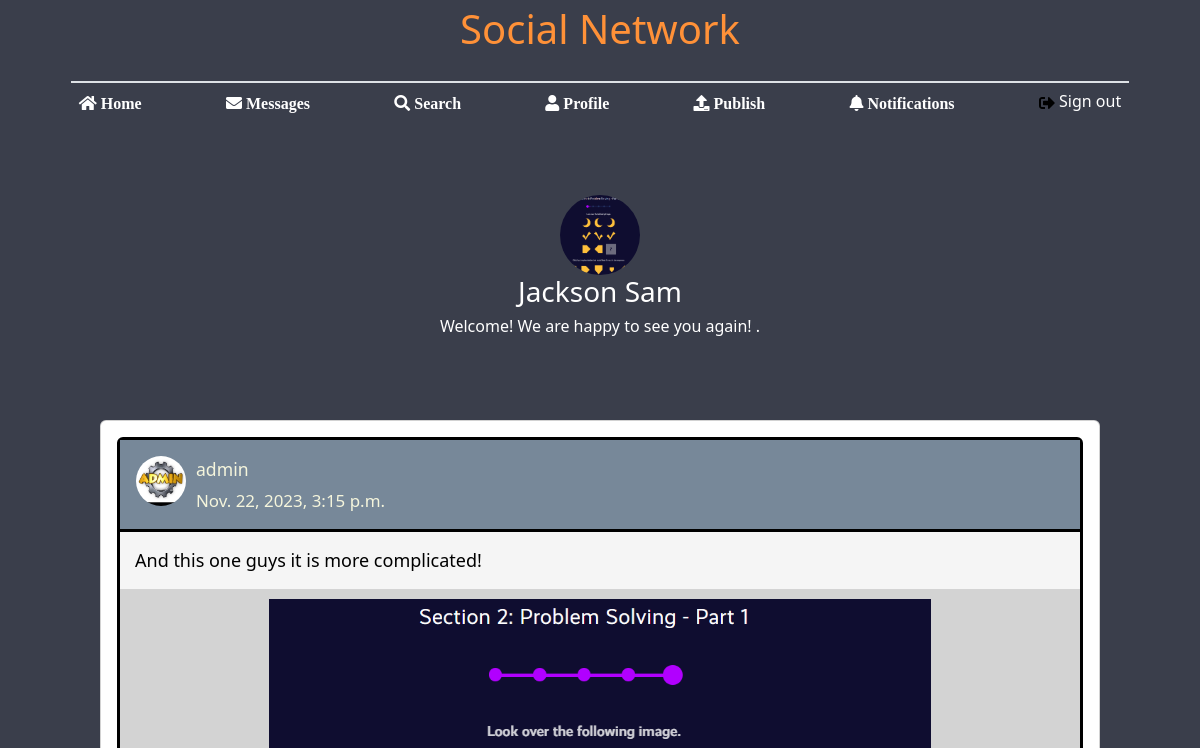
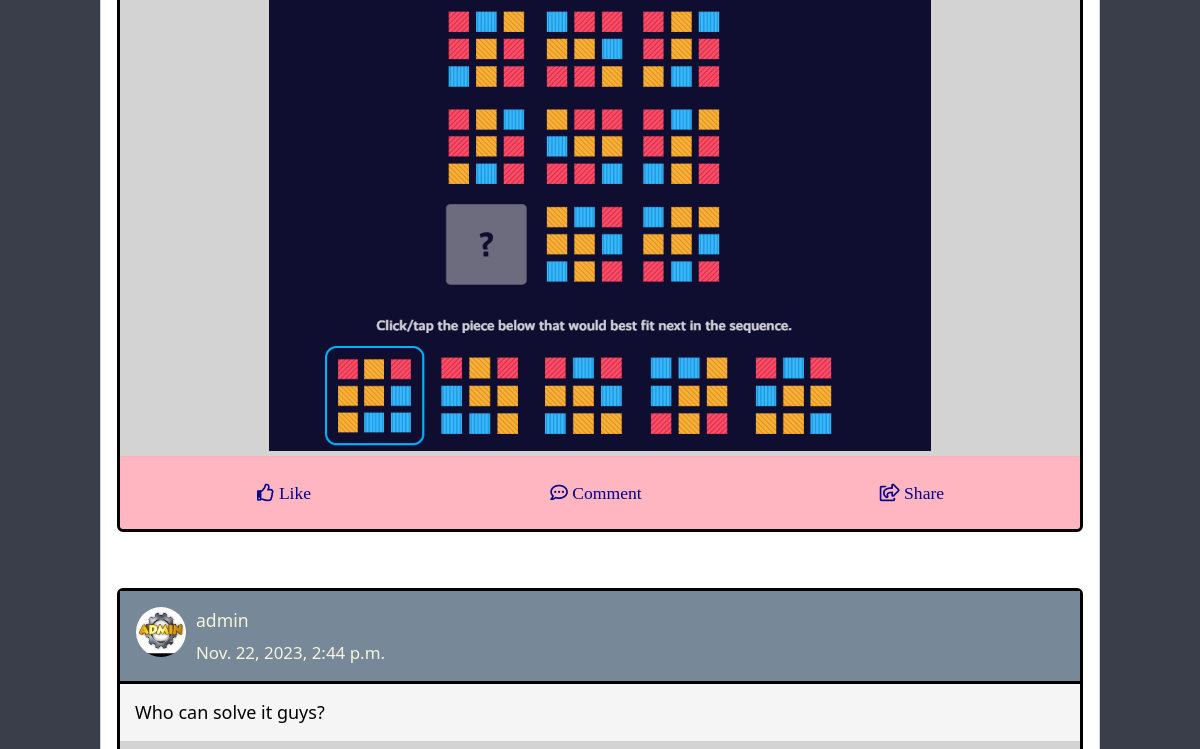
Before: / (signed in, upper part) with the older database file (2 pictures, top to bottom).
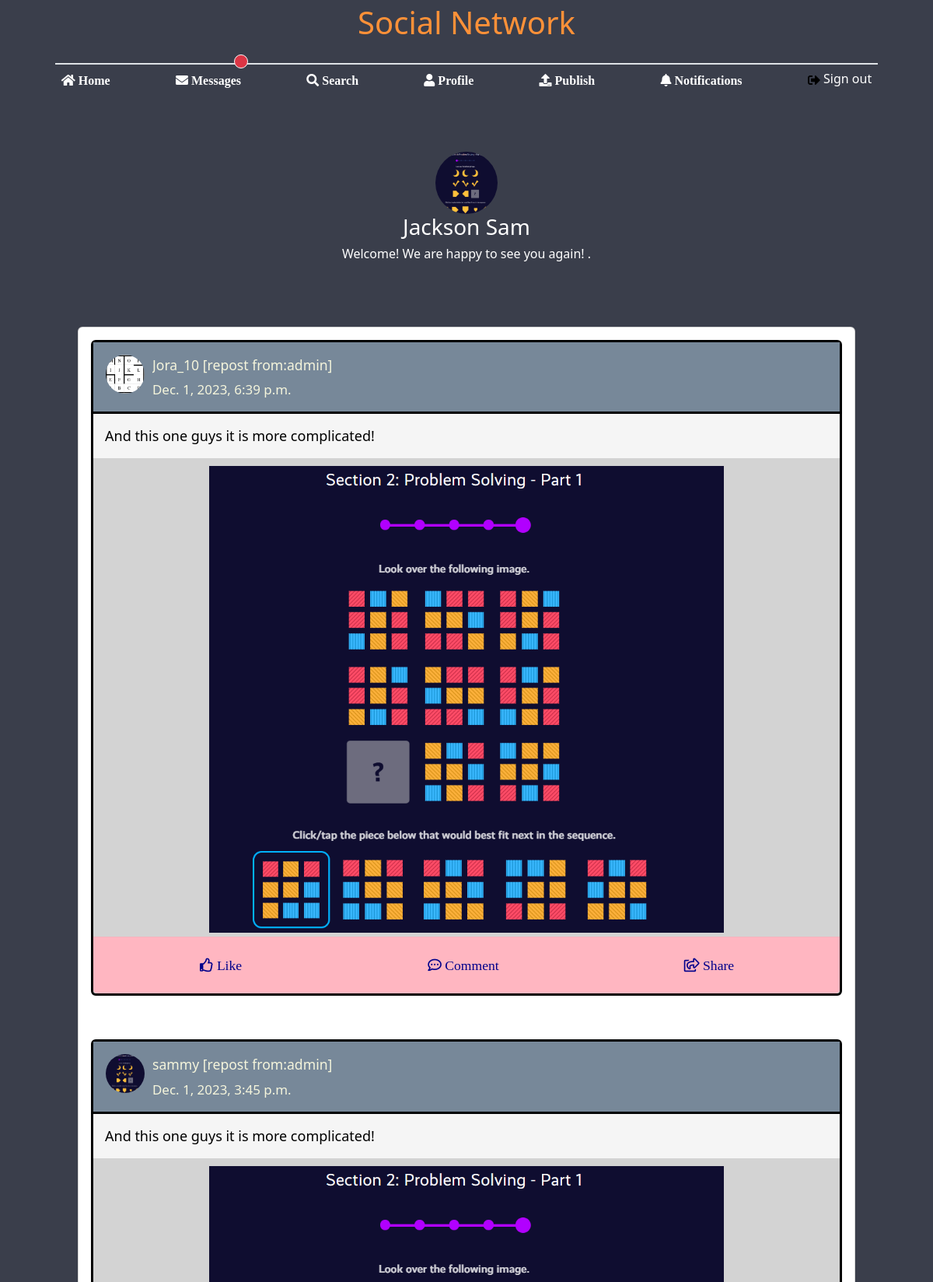
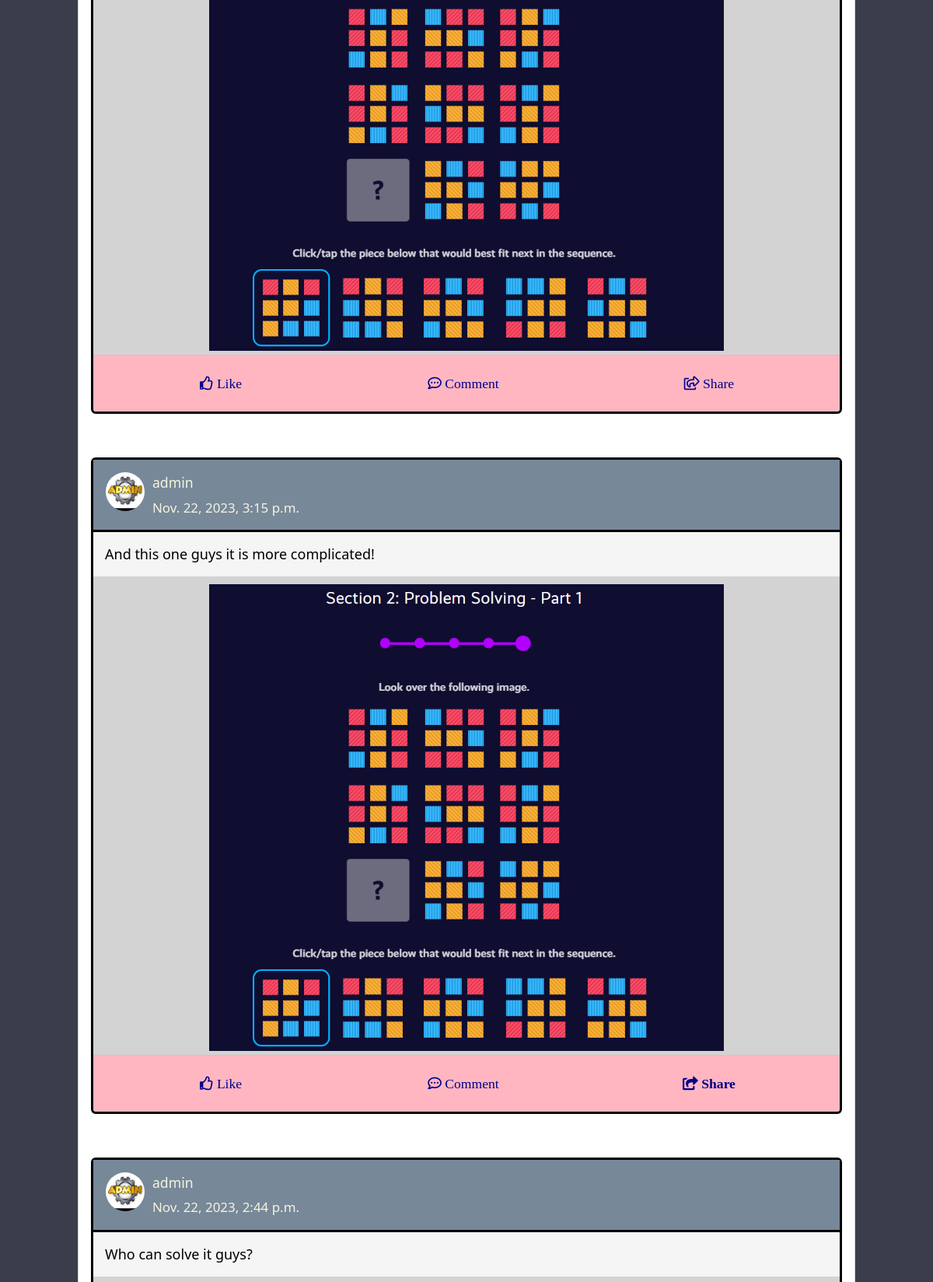
After: the same page with the newer database file (2 pictures, top to bottom).
### base/models.py (models this page shows)
class ProfileInfo(models.Model):
    degree = models.CharField(max_length=100, null=True, blank=True, default='')
    workplace = models.CharField(max_length=100, null=True, blank=True, default='')
    age = models.IntegerField(null=True, blank=True)
    address = models.CharField(max_length=100, null=True, blank=True, default='')
    user = models.OneToOneField(User, on_delete=models.CASCADE)
    profile_image = models.FileField(upload_to='profile_images/', null=True, blank=True, default='/profile_images/default.png')

class Media(models.Model):
    owner = models.ForeignKey(User, on_delete=models.CASCADE, related_name='owner')
    reposter = models.ForeignKey(User, on_delete=models.CASCADE, related_name='reposter')
    media = models.FileField(upload_to='publications',null=True, blank=True)
    description = models.TextField()
    upload_date = models.DateTimeField()

### base/views.py (the view, shortened to what this page needs)
# urls.py: path('', views.index, name='index'),
def index(request):
    if request.user.is_authenticated:
        current_user = request.user
        medias = None
        if (Media.objects.exists()):
            medias = Media.objects.all().order_by("-upload_date")[:20]
        return render(request, 'index.html',
            {'user': current_user,
            'medias': collector(request, medias), 'friend_names': get_friend_names(request.user),
            'has_unread_message': has_unread_message(current_user), 'has_unreplied_request': has_unreplied_request(current_user)})
    else:
        return redirect('login')

### templates/index.html (shortened to what this page needs)
{% load static %}
<!DOCTYPE html>
<html lang="en">
<head>
    <link rel="stylesheet" href="{% static 'index.css' %}">
    <link rel="stylesheet" href="{% static 'requests.css' %}">
    <link rel="stylesheet" href="https://cdnjs.cloudflare.com/ajax/libs/font-awesome/5.15.3/css/all.min.css" />
    <link rel="stylesheet" href="https://cdn.jsdelivr.net/npm/bootstrap@5.3.0-alpha1/dist/css/bootstrap.min.css">
</head>
<body class="d-flex flex-column min-vh-100" style="background: #3A3E4B;">
    <h1 class="d-none d-lg-block"
    style="text-align: center; color: #FF9138; margin-top: 5px; margin-bottom: -30px">Social Network</h1>
    <header>
        <nav>
            <div class="navbar navbar-expand-lg pt-4">
                <div class="container-fluid">
                    <div class="collapse navbar-collapse justify-content-center" id="navbarSupportedContent">
                        <ul id="nav-length" class="navbar-nav justify-content-between border-top border-2 text-center">
                            <li class="nav-item">
                                <a href="" id="home" class="nav-link border-hover py-3 text-white"><i class="fa fa-home" aria-hidden="true"> Home</i></a>
                            </li>
                            <li class="nav-item">
                                {% if has_unread_message == False %}
                                    <a href="chatting" id="message" class="nav-link border-hover py-3 text-white"><i class="fa fa-envelope" aria-hidden="true"
                                    id="message_icon"> Messages</i></a>
                                {% else %}
                                    <a href="chatting" id="message" class="nav-link border-hover py-3 text-white"><i class="fa fa-envelope" aria-hidden="true"
                                    id="message_icon"> Messages<span class="position-absolute top-0 start-95 translate-middle p-2 bg-danger border border-light rounded-circle"></span></i></a>
                                {% endif %}
                            </li>
                            <li class="nav-item">
                                <a href="people" id="search" class="nav-link border-hover py-3 text-white"><i class="fa fa-search" aria-hidden="true"> Search</i></a>
                            </li>
                            <li class="nav-item">
                                <a href="/profile/{{user}}" id="profile" class="nav-link border-hover py-3 text-white"><i class="fas fa-user"> Profile</i></a>
                            </li>
                            <li class="nav-item">
                                <a href="upload" id="publish" class="nav-link border-hover py-3 text-white"><i class="fa fa-upload" aria-hidden="true"> Publish</i></a>
                            </li>
                            <li class="nav-item">
                                {% if has_unreplied_request == False %}
                                    <a href="requests" id="requests" class="nav-link border-hover py-3 text-white active"><i id="request_icon" class="fa fa-bell" aria-hidden="true"> Notifications</i></a>
                                {% else %}
                                    <a href="requests" id="requests" class="nav-link border-hover py-3 text-white active"><i id="request_icon" class="fa fa-bell" aria-hidden="true"> Notifications<span class="position-absolute top-0 start-95 translate-middle p-2 bg-danger border border-light rounded-circle"></span></i></a>
                                {% endif %}
                            </li>
                            <li class="nav-item">
                                <a href="/logout" id="sign-out" class="nav-link border-hover py-3 text-white">
                                    Sign out</a>
                            </li>
                        </ul>
                    </div>
                </div>
            </div>
        </nav>
    </header>
    <div class="container">
        <section ui-view="" autoscroll="false" ng-class="app.viewAnimation" class="ng-scope container ng-fadeInLeftShort"
            style="">
            <div ui-view="" class="ng-fadeInLeftShort ng-scope">
                <div class="container-overlap ng-scope"
                style="border-radius: 25px;margin-bottom: 50px; text-align: center;">
                    <div class="media m0 pv">
                        <div class="media-center">
                            <a href="#">
                                {% if user.profileinfo.profile_image == "https://cdn.pixabay.com/photo/2015/10/05/22/37/blank-profile-picture-973460_960_720.png"%}
                                    <img src="{{user.profileinfo.profile_image}}" width="80" height="80" alt="User"
                                    class="rounded-circle">
                                {% else %}
                                    <img src="{{user.profileinfo.profile_image.url}}" width="80" height="80" alt="User"
                                    class="rounded-circle">
                                {% endif %}
                            </a>
                        </div>
                        <div class="media-body media-middle text-white">
                            <h3 class="media-heading">{{user.last_name}} {{user.first_name}}</h3>
                            <span>Welcome! We are happy to see you again! .
                            </span>
                        </div>
                    </div>
                </div>
                <div class="container-lg ng-scope">
                    <div class="row">
                        <div class="col-md-12">
                            <div class="card" style="margin: auto;">
                                {% for media, like, comments, share, date in medias %}
                                <div class="card-body">
                                    <div class="card" style="border: 3px solid black; background-color: #D3D3D3;"  id="{{media.owner}}*{{media.reposter}}*{{date}}">
                                        <div class="card-heading" style="border-bottom: 3px solid black; background-color: lightslategrey;">
                                            <div class="media m0">
                                                <div class="media-left">
                                                    <a href="#">
                                                        <img src="{{media.reposter.profileinfo.profile_image.url}}"
                                                            width="50" height="50" alt="User" class="rounded-circle">
                                                    </a>
                                                </div>
                                                <div class="media-body media-middle pt-sm" style="color: beige; font-size: 1.1em;">
                                                    {% if media.owner.username != media.reposter.username %}
                                                    <p class="media-heading m0 text-bold">{{media.reposter.username}}
                                                        [repost from:{{media.owner.username}}]</p>
                                                    {% else %}
                                                    <p class="media-heading m0 text-bold">{{media.owner.username}}</p>
                                                    {% endif %}
                                                    <small class="text-muted"><span style="color: beige; font-size: 1.1em;">{{media.upload_date}}</span></small>
                                                </div>
                                            </div>
                                        </div>
                                        <div class="card-item-text" style=" background-color: whitesmoke; margin-bottom: 5px;">
                                            <p style="color: black; font-size: 18px; margin: 15px;">{{media.description|linebreaksbr|safe }}</p>
                                        </div>
                                        <div class="cont" style="margin-top: 5px;">
                                            {% if media.media != "" %}
                                                {% if media.media.url|slice:"-4:" == ".png" or media.media.url|slice:"-4:" == ".jpg" or media.media.url|slice:"-4:" == ".jpeg" %}
                                                    <img src="{{media.media.url}}" alt="MaterialImg" class="fw img-responsive"
                                                    onclick="full_view(this);">
                                                {% endif %}
                                            {% endif %}
                                        </div>
                                        <div>
                                        <div class="card-footer" style="background-color: lightpink; margin-top: 5px;">
                                            <div class="like p-2 cursor">
                                                <div class="row">
                                                    <div class="col center-block" style="text-align: center;">
                                                        <a href="" onclick="clicked(event)" name="like*{{media.owner}}*{{media.reposter}}*{{date}}"
                                                        style="font-size: 1.1em; color: darkblue;">
                                                            {% if like == 0 %}
                                                            <i class="far fa-thumbs-up me-2"> Like</i>
                                                            {% else %}
                                                            <i class="fas fa-thumbs-up me-2"> Like</i>
                                                            {% endif %}
                                                        </a>
                                                    </div>
                                                    <div class="col center-block" style="text-align: center;">
                                                        <a href="" onclick="comment(event)"  name="comment*{{media.owner}}*{{media.reposter}}*{{date}}"
                                                        style="font-size: 1.1em; color: darkblue;">
                                                            <i class="far fa-comment-dots me-2"> Comment</i>
                                                        </a>
                                                    </div>
                                                    <div class="col center-block" style="text-align: center;">
                                                        <a href="" onclick="share(event)" name="share*{{media.owner}}*{{media.reposter}}*{{date}}"
                                                        style="font-size: 1.1em; color: darkblue;">
                                                            {% if share == 0 %}
                                                            <i class="far fa-share-square"> Share</i>
                                                            {% else %}
                                                            <i class="fas fa-share-square"> Share</i>
                                                            {% endif %}
                                                        </a>
                                                    </div>
                                                </div>
                                            </div>
                                        </div>
                                        </div>
                                    </div>
                                </div>
                                {% endfor %}
                            </div>
                        </div>
                    </div>
                </div>
            </div>
        </section>
    </div>
</body>
</html>

Changed rows visible on the page:
added Media: reposter.profileinfo.profile_image (picture), reposter.username "Jora_10", owner.username "admin", upload_date "Dec. 1, 2023, 6:39 p.m.", description "And this one guys it is more complicated!", media (picture), shows "Like", shows "Share"
added Media: reposter.profileinfo.profile_image (picture), reposter.username "sammy", owner.username "admin", upload_date "Dec. 1, 2023, 3:45 p.m.", description "And this one guys it is more complicated!", media (picture), shows "Like", shows "Share"
